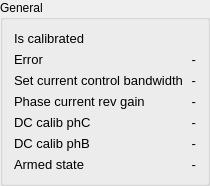
               <widget class="QGroupBox" name="groupBox_18">
                <property name="minimumSize">
                 <size>
                  <width>200</width>
                  <height>0</height>
                 </size>
                </property>
                <property name="title">
                 <string>General</string>
                </property>
                <layout class="QGridLayout" name="gridLayout_98">
                 <item row="0" column="0">
                  <layout class="QGridLayout" name="gridLayout_99">
                   <item row="7" column="0" colspan="2">
                    <widget class="QLabel" name="label_armedState_2">
                     <property name="font">
                      <font>
                       <pointsize>10</pointsize>
                      </font>
                     </property>
                     <property name="text">
                      <string>Armed state</string>
                     </property>
                    </widget>
                   </item>
                   <item row="5" column="0" colspan="2">
                    <widget class="QLabel" name="label_dcCalibPhC_2">
                     <property name="font">
                      <font>
                       <pointsize>10</pointsize>
                      </font>
                     </property>
                     <property name="text">
                      <string>DC calib phC</string>
                     </property>
                    </widget>
                   </item>
                   <item row="3" column="2" colspan="2">
                    <widget class="QLabel" name="label_phaseCurrentRevGainValue_axis1">
                     <property name="font">
                      <font>
                       <pointsize>10</pointsize>
                      </font>
                     </property>
                     <property name="text">
                      <string>-</string>
                     </property>
                     <property name="alignment">
                      <set>Qt::AlignRight|Qt::AlignTrailing|Qt::AlignVCenter</set>
                     </property>
                    </widget>
                   </item>
                   <item row="3" column="0" colspan="2">
                    <widget class="QLabel" name="label_phaseCurrentRevGain_2">
                     <property name="font">
                      <font>
                       <pointsize>10</pointsize>
                      </font>
                     </property>
                     <property name="text">
                      <string>Phase current rev gain</string>
                     </property>
                    </widget>
                   </item>
                   <item row="2" column="0" colspan="2">
                    <widget class="QLabel" name="label_setCurrentControlBandwidth_2">
                     <property name="font">
                      <font>
                       <pointsize>10</pointsize>
                      </font>
                     </property>
                     <property name="text">
                      <string>Set current control bandwidth</string>
                     </property>
                    </widget>
                   </item>
                   <item row="1" column="0" colspan="2">
                    <widget class="QLabel" name="label_errorAxis_4">
                     <property name="font">
                      <font>
                       <pointsize>10</pointsize>
                      </font>
                     </property>
                     <property name="text">
                      <string>Error</string>
                     </property>
                    </widget>
                   </item>
                   <item row="2" column="2" colspan="2">
                    <widget class="QLabel" name="label_setCurrentControlBandwidthValue_axis1">
                     <property name="font">
                      <font>
                       <pointsize>10</pointsize>
                      </font>
                     </property>
                     <property name="text">
                      <string>-</string>
                     </property>
                     <property name="alignment">
                      <set>Qt::AlignRight|Qt::AlignTrailing|Qt::AlignVCenter</set>
                     </property>
                    </widget>
                   </item>
                   <item row="1" column="2" colspan="2">
                    <widget class="QLabel" name="label_motorErrorValue_axis1">
                     <property name="font">
                      <font>
                       <pointsize>10</pointsize>
                      </font>
                     </property>
                     <property name="text">
                      <string>-</string>
                     </property>
                     <property name="alignment">
                      <set>Qt::AlignRight|Qt::AlignTrailing|Qt::AlignVCenter</set>
                     </property>
                    </widget>
                   </item>
                   <item row="5" column="2" colspan="2">
                    <widget class="QLabel" name="label_dcCalibPhCValue_axis1">
                     <property name="font">
                      <font>
                       <pointsize>10</pointsize>
                      </font>
                     </property>
                     <property name="text">
                      <string>-</string>
                     </property>
                     <property name="alignment">
                      <set>Qt::AlignRight|Qt::AlignTrailing|Qt::AlignVCenter</set>
                     </property>
                    </widget>
                   </item>
                   <item row="7" column="2" colspan="2">
                    <widget class="QLabel" name="label_armedStateValue_axis1">
                     <property name="font">
                      <font>
                       <pointsize>10</pointsize>
                      </font>
                     </property>
                     <property name="text">
                      <string>-</string>
                     </property>
                     <property name="alignment">
                      <set>Qt::AlignRight|Qt::AlignTrailing|Qt::AlignVCenter</set>
                     </property>
                    </widget>
                   </item>
                   <item row="6" column="0" colspan="2">
                    <widget class="QLabel" name="label_dcCalibPhB_2">
                     <property name="font">
                      <font>
                       <pointsize>10</pointsize>
                      </font>
                     </property>
                     <property name="text">
                      <string>DC calib phB</string>
                     </property>
                    </widget>
                   </item>
                   <item row="6" column="2" colspan="2">
                    <widget class="QLabel" name="label_dcCalibPhBValue_axis1">
                     <property name="font">
                      <font>
                       <pointsize>10</pointsize>
                      </font>
                     </property>
                     <property name="text">
                      <string>-</string>
                     </property>
                     <property name="alignment">
                      <set>Qt::AlignRight|Qt::AlignTrailing|Qt::AlignVCenter</set>
                     </property>
                    </widget>
                   </item>
                   <item row="0" column="0" colspan="2">
                    <widget class="QLabel" name="label_isCalibrated_2">
                     <property name="font">
                      <font>
                       <pointsize>10</pointsize>
                      </font>
                     </property>
                     <property name="text">
                      <string>Is calibrated</string>
                     </property>
                    </widget>
                   </item>
                   <item row="0" column="2" colspan="2">
                    <widget class="QLabel" name="icon_isCalibratedValue_axis1">
                     <property name="text">
                      <string/>
                     </property>
                     <property name="pixmap">
                      <pixmap>../../../home/Users/pjurgaitis/Downloads/Icons/NoState.jpg</pixmap>
                     </property>
                     <property name="alignment">
                      <set>Qt::AlignRight|Qt::AlignTrailing|Qt::AlignVCenter</set>
                     </property>
                    </widget>
                   </item>
                  </layout>
                 </item>
                </layout>
               </widget>
